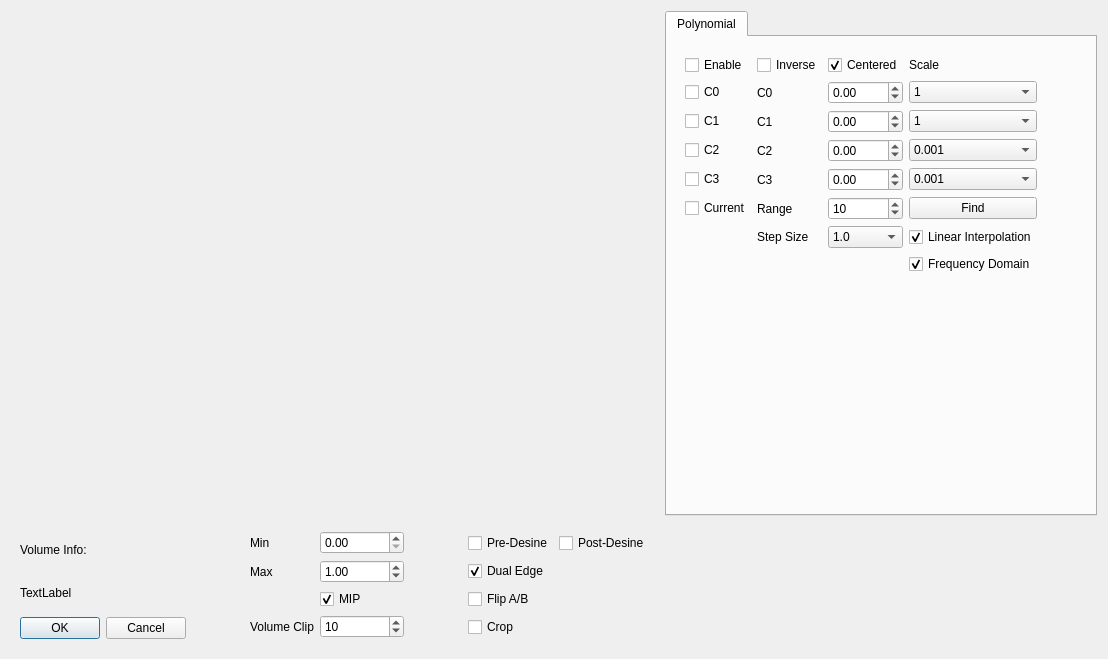
<?xml version="1.0" encoding="UTF-8"?>
<ui version="4.0">
 <class>Dialog</class>
 <widget class="QDialog" name="Dialog">
  <property name="geometry">
   <rect>
    <x>0</x>
    <y>0</y>
    <width>1039</width>
    <height>659</height>
   </rect>
  </property>
  <property name="sizePolicy">
   <sizepolicy hsizetype="Expanding" vsizetype="Expanding">
    <horstretch>0</horstretch>
    <verstretch>0</verstretch>
   </sizepolicy>
  </property>
  <property name="windowTitle">
   <string>Widget</string>
  </property>
  <layout class="QGridLayout" name="gridLayout" rowstretch="8,2" columnstretch="6,4">
   <item row="0" column="0">
    <widget class="QWidget" name="graphicsViewPlaceHolder" native="true">
     <property name="sizePolicy">
      <sizepolicy hsizetype="Expanding" vsizetype="Expanding">
       <horstretch>0</horstretch>
       <verstretch>0</verstretch>
      </sizepolicy>
     </property>
    </widget>
   </item>
   <item row="0" column="1">
    <widget class="QFrame" name="controlFrame">
     <property name="sizePolicy">
      <sizepolicy hsizetype="Expanding" vsizetype="Expanding">
       <horstretch>0</horstretch>
       <verstretch>0</verstretch>
      </sizepolicy>
     </property>
     <layout class="QVBoxLayout" name="verticalLayout">
      <property name="spacing">
       <number>0</number>
      </property>
      <property name="leftMargin">
       <number>0</number>
      </property>
      <property name="topMargin">
       <number>0</number>
      </property>
      <property name="rightMargin">
       <number>0</number>
      </property>
      <property name="bottomMargin">
       <number>0</number>
      </property>
      <item>
       <widget class="QTabWidget" name="tabWidget">
        <property name="currentIndex">
         <number>0</number>
        </property>
        <widget class="QWidget" name="polynomialTab">
         <attribute name="title">
          <string>Polynomial</string>
         </attribute>
         <layout class="QGridLayout" name="gridLayout_4">
          <item row="12" column="1">
           <spacer name="horizontalSpacer_3">
            <property name="orientation">
             <enum>Qt::Vertical</enum>
            </property>
            <property name="sizeHint" stdset="0">
             <size>
              <width>40</width>
              <height>20</height>
             </size>
            </property>
           </spacer>
          </item>
          <item row="14" column="0">
           <spacer name="verticalSpacer_2">
            <property name="orientation">
             <enum>Qt::Vertical</enum>
            </property>
            <property name="sizeHint" stdset="0">
             <size>
              <width>20</width>
              <height>40</height>
             </size>
            </property>
           </spacer>
          </item>
          <item row="12" column="0">
           <widget class="QFrame" name="frame_4">
            <property name="frameShape">
             <enum>QFrame::NoFrame</enum>
            </property>
            <layout class="QGridLayout" name="gridLayout_6">
             <item row="6" column="1">
              <widget class="QLabel" name="label_14">
               <property name="text">
                <string>Step Size</string>
               </property>
              </widget>
             </item>
             <item row="2" column="3">
              <widget class="QComboBox" name="C1ScaleComboBox">
               <property name="currentIndex">
                <number>3</number>
               </property>
               <item>
                <property name="text">
                 <string>0.001</string>
                </property>
               </item>
               <item>
                <property name="text">
                 <string>0.01</string>
                </property>
               </item>
               <item>
                <property name="text">
                 <string>0.1</string>
                </property>
               </item>
               <item>
                <property name="text">
                 <string>1</string>
                </property>
               </item>
               <item>
                <property name="text">
                 <string>10</string>
                </property>
               </item>
               <item>
                <property name="text">
                 <string>100</string>
                </property>
               </item>
               <item>
                <property name="text">
                 <string>1000</string>
                </property>
               </item>
              </widget>
             </item>
             <item row="5" column="0">
              <widget class="QCheckBox" name="currentCheckBox">
               <property name="text">
                <string>Current</string>
               </property>
              </widget>
             </item>
             <item row="4" column="3">
              <widget class="QComboBox" name="C3ScaleComboBox">
               <property name="currentIndex">
                <number>0</number>
               </property>
               <item>
                <property name="text">
                 <string>0.001</string>
                </property>
               </item>
               <item>
                <property name="text">
                 <string>0.01</string>
                </property>
               </item>
               <item>
                <property name="text">
                 <string>0.1</string>
                </property>
               </item>
               <item>
                <property name="text">
                 <string>1</string>
                </property>
               </item>
               <item>
                <property name="text">
                 <string>10</string>
                </property>
               </item>
               <item>
                <property name="text">
                 <string>100</string>
                </property>
               </item>
               <item>
                <property name="text">
                 <string>1000</string>
                </property>
               </item>
              </widget>
             </item>
             <item row="4" column="2">
              <widget class="QDoubleSpinBox" name="C3SpinBox">
               <property name="minimum">
                <double>-2000.000000000000000</double>
               </property>
               <property name="maximum">
                <double>2000.000000000000000</double>
               </property>
              </widget>
             </item>
             <item row="0" column="1">
              <widget class="QCheckBox" name="inverseCheckBox">
               <property name="text">
                <string>Inverse</string>
               </property>
              </widget>
             </item>
             <item row="6" column="2">
              <widget class="QComboBox" name="stepSizeComboBox">
               <property name="currentIndex">
                <number>1</number>
               </property>
               <item>
                <property name="text">
                 <string>10.0</string>
                </property>
               </item>
               <item>
                <property name="text">
                 <string>1.0</string>
                </property>
               </item>
               <item>
                <property name="text">
                 <string>0.1</string>
                </property>
               </item>
               <item>
                <property name="text">
                 <string>0.01</string>
                </property>
               </item>
              </widget>
             </item>
             <item row="1" column="1">
              <widget class="QLabel" name="label_4">
               <property name="text">
                <string>C0</string>
               </property>
              </widget>
             </item>
             <item row="2" column="0">
              <widget class="QCheckBox" name="C1CheckBox">
               <property name="text">
                <string>C1</string>
               </property>
              </widget>
             </item>
             <item row="0" column="3">
              <widget class="QLabel" name="label_9">
               <property name="text">
                <string>Scale</string>
               </property>
              </widget>
             </item>
             <item row="3" column="1">
              <widget class="QLabel" name="label_6">
               <property name="text">
                <string>C2</string>
               </property>
              </widget>
             </item>
             <item row="2" column="1">
              <widget class="QLabel" name="label_5">
               <property name="text">
                <string>C1</string>
               </property>
              </widget>
             </item>
             <item row="4" column="0">
              <widget class="QCheckBox" name="C3CheckBox">
               <property name="text">
                <string>C3</string>
               </property>
              </widget>
             </item>
             <item row="3" column="3">
              <widget class="QComboBox" name="C2ScaleComboBox">
               <property name="currentIndex">
                <number>0</number>
               </property>
               <item>
                <property name="text">
                 <string>0.001</string>
                </property>
               </item>
               <item>
                <property name="text">
                 <string>0.01</string>
                </property>
               </item>
               <item>
                <property name="text">
                 <string>0.1</string>
                </property>
               </item>
               <item>
                <property name="text">
                 <string>1</string>
                </property>
               </item>
               <item>
                <property name="text">
                 <string>10</string>
                </property>
               </item>
               <item>
                <property name="text">
                 <string>100</string>
                </property>
               </item>
               <item>
                <property name="text">
                 <string>1000</string>
                </property>
               </item>
              </widget>
             </item>
             <item row="7" column="3">
              <widget class="QCheckBox" name="frequencyDomainCheckBox">
               <property name="text">
                <string>Frequency Domain</string>
               </property>
               <property name="checked">
                <bool>true</bool>
               </property>
              </widget>
             </item>
             <item row="3" column="2">
              <widget class="QDoubleSpinBox" name="C2SpinBox">
               <property name="minimum">
                <double>-2000.000000000000000</double>
               </property>
               <property name="maximum">
                <double>2000.000000000000000</double>
               </property>
              </widget>
             </item>
             <item row="0" column="0">
              <widget class="QCheckBox" name="enableCheckBox">
               <property name="text">
                <string>Enable</string>
               </property>
              </widget>
             </item>
             <item row="1" column="3">
              <widget class="QComboBox" name="C0ScaleComboBox">
               <property name="currentIndex">
                <number>3</number>
               </property>
               <item>
                <property name="text">
                 <string>0.001</string>
                </property>
               </item>
               <item>
                <property name="text">
                 <string>0.01</string>
                </property>
               </item>
               <item>
                <property name="text">
                 <string>0.1</string>
                </property>
               </item>
               <item>
                <property name="text">
                 <string>1</string>
                </property>
               </item>
               <item>
                <property name="text">
                 <string>10</string>
                </property>
               </item>
               <item>
                <property name="text">
                 <string>100</string>
                </property>
               </item>
               <item>
                <property name="text">
                 <string>1000</string>
                </property>
               </item>
              </widget>
             </item>
             <item row="4" column="1">
              <widget class="QLabel" name="label_7">
               <property name="text">
                <string>C3</string>
               </property>
              </widget>
             </item>
             <item row="5" column="2">
              <widget class="QSpinBox" name="rangeSpinBox">
               <property name="minimum">
                <number>1</number>
               </property>
               <property name="maximum">
                <number>1000</number>
               </property>
               <property name="value">
                <number>10</number>
               </property>
              </widget>
             </item>
             <item row="5" column="1">
              <widget class="QLabel" name="label_8">
               <property name="text">
                <string>Range</string>
               </property>
              </widget>
             </item>
             <item row="1" column="0">
              <widget class="QCheckBox" name="C0CheckBox">
               <property name="text">
                <string>C0</string>
               </property>
              </widget>
             </item>
             <item row="5" column="3">
              <widget class="QPushButton" name="autoFindPushButton">
               <property name="text">
                <string>Find</string>
               </property>
              </widget>
             </item>
             <item row="0" column="2">
              <widget class="QCheckBox" name="centeredCheckBox">
               <property name="text">
                <string>Centered</string>
               </property>
               <property name="checked">
                <bool>true</bool>
               </property>
              </widget>
             </item>
             <item row="3" column="0">
              <widget class="QCheckBox" name="C2CheckBox">
               <property name="text">
                <string>C2</string>
               </property>
              </widget>
             </item>
             <item row="6" column="3">
              <widget class="QCheckBox" name="linearInterpCheckBox">
               <property name="text">
                <string>Linear Interpolation</string>
               </property>
               <property name="checked">
                <bool>true</bool>
               </property>
              </widget>
             </item>
             <item row="1" column="2">
              <widget class="QDoubleSpinBox" name="C0SpinBox">
               <property name="minimum">
                <double>-2000.000000000000000</double>
               </property>
               <property name="maximum">
                <double>2000.000000000000000</double>
               </property>
              </widget>
             </item>
             <item row="2" column="2">
              <widget class="QDoubleSpinBox" name="C1SpinBox">
               <property name="minimum">
                <double>-2000.000000000000000</double>
               </property>
               <property name="maximum">
                <double>2000.000000000000000</double>
               </property>
              </widget>
             </item>
            </layout>
           </widget>
          </item>
         </layout>
        </widget>
       </widget>
      </item>
     </layout>
    </widget>
   </item>
   <item row="1" column="1">
    <widget class="QFrame" name="frame_2">
     <property name="frameShape">
      <enum>QFrame::NoFrame</enum>
     </property>
     <layout class="QGridLayout" name="gridLayout_12"/>
    </widget>
   </item>
   <item row="1" column="0">
    <widget class="QFrame" name="fileFrame">
     <property name="sizePolicy">
      <sizepolicy hsizetype="Expanding" vsizetype="Expanding">
       <horstretch>0</horstretch>
       <verstretch>0</verstretch>
      </sizepolicy>
     </property>
     <layout class="QHBoxLayout" name="horizontalLayout" stretch="2,0,2,0,2">
      <property name="leftMargin">
       <number>0</number>
      </property>
      <property name="topMargin">
       <number>0</number>
      </property>
      <property name="rightMargin">
       <number>0</number>
      </property>
      <property name="bottomMargin">
       <number>0</number>
      </property>
      <item>
       <widget class="QFrame" name="frame">
        <property name="frameShape">
         <enum>QFrame::NoFrame</enum>
        </property>
        <layout class="QVBoxLayout" name="verticalLayout_2">
         <item>
          <widget class="QLabel" name="label">
           <property name="text">
            <string>Volume Info:</string>
           </property>
          </widget>
         </item>
         <item>
          <widget class="QLabel" name="volumeSizeInfoLabel">
           <property name="text">
            <string>TextLabel</string>
           </property>
          </widget>
         </item>
         <item>
          <widget class="QDialogButtonBox" name="buttonBox">
           <property name="orientation">
            <enum>Qt::Horizontal</enum>
           </property>
           <property name="standardButtons">
            <set>QDialogButtonBox::Cancel|QDialogButtonBox::Ok</set>
           </property>
          </widget>
         </item>
        </layout>
       </widget>
      </item>
      <item>
       <spacer name="horizontalSpacer">
        <property name="orientation">
         <enum>Qt::Vertical</enum>
        </property>
        <property name="sizeHint" stdset="0">
         <size>
          <width>40</width>
          <height>20</height>
         </size>
        </property>
       </spacer>
      </item>
      <item>
       <widget class="QFrame" name="frame_3">
        <property name="frameShape">
         <enum>QFrame::NoFrame</enum>
        </property>
        <layout class="QGridLayout" name="gridLayout_3">
         <item row="1" column="0">
          <widget class="QLabel" name="label_3">
           <property name="text">
            <string>Max</string>
           </property>
          </widget>
         </item>
         <item row="0" column="1">
          <widget class="QDoubleSpinBox" name="minSpinBox">
           <property name="maximum">
            <double>1000000.000000000000000</double>
           </property>
           <property name="singleStep">
            <double>0.100000000000000</double>
           </property>
          </widget>
         </item>
         <item row="1" column="1">
          <widget class="QDoubleSpinBox" name="maxSpinBox">
           <property name="maximum">
            <double>1000000.000000000000000</double>
           </property>
           <property name="singleStep">
            <double>0.100000000000000</double>
           </property>
           <property name="value">
            <double>1.000000000000000</double>
           </property>
          </widget>
         </item>
         <item row="2" column="1">
          <widget class="QCheckBox" name="mipCheckBox">
           <property name="text">
            <string>MIP</string>
           </property>
           <property name="checked">
            <bool>true</bool>
           </property>
          </widget>
         </item>
         <item row="0" column="0">
          <widget class="QLabel" name="label_2">
           <property name="text">
            <string>Min</string>
           </property>
          </widget>
         </item>
         <item row="3" column="1">
          <widget class="QSpinBox" name="clipSpinBox">
           <property name="maximum">
            <number>10000</number>
           </property>
           <property name="value">
            <number>10</number>
           </property>
          </widget>
         </item>
         <item row="3" column="0">
          <widget class="QLabel" name="label_17">
           <property name="text">
            <string>Volume Clip</string>
           </property>
          </widget>
         </item>
        </layout>
       </widget>
      </item>
      <item>
       <spacer name="horizontalSpacer_2">
        <property name="orientation">
         <enum>Qt::Vertical</enum>
        </property>
        <property name="sizeHint" stdset="0">
         <size>
          <width>40</width>
          <height>20</height>
         </size>
        </property>
       </spacer>
      </item>
      <item>
       <widget class="QFrame" name="frame_12">
        <property name="sizePolicy">
         <sizepolicy hsizetype="Expanding" vsizetype="Expanding">
          <horstretch>0</horstretch>
          <verstretch>0</verstretch>
         </sizepolicy>
        </property>
        <property name="frameShape">
         <enum>QFrame::NoFrame</enum>
        </property>
        <layout class="QGridLayout" name="gridLayout_13">
         <item row="0" column="0">
          <widget class="QCheckBox" name="predesineCheckBox">
           <property name="text">
            <string>Pre-Desine</string>
           </property>
          </widget>
         </item>
         <item row="0" column="1">
          <widget class="QCheckBox" name="postdesineCheckBox">
           <property name="text">
            <string>Post-Desine</string>
           </property>
          </widget>
         </item>
         <item row="1" column="0">
          <widget class="QCheckBox" name="dualEdgeCheckBox">
           <property name="text">
            <string>Dual Edge</string>
           </property>
           <property name="checked">
            <bool>true</bool>
           </property>
          </widget>
         </item>
         <item row="3" column="0">
          <widget class="QCheckBox" name="cropCheckBox">
           <property name="text">
            <string>Crop</string>
           </property>
          </widget>
         </item>
         <item row="2" column="0">
          <widget class="QCheckBox" name="flipABCheckBox">
           <property name="text">
            <string>Flip A/B</string>
           </property>
          </widget>
         </item>
        </layout>
       </widget>
      </item>
     </layout>
    </widget>
   </item>
  </layout>
 </widget>
 <resources/>
 <connections>
  <connection>
   <sender>buttonBox</sender>
   <signal>accepted()</signal>
   <receiver>Dialog</receiver>
   <slot>accept()</slot>
   <hints>
    <hint type="sourcelabel">
     <x>248</x>
     <y>254</y>
    </hint>
    <hint type="destinationlabel">
     <x>157</x>
     <y>274</y>
    </hint>
   </hints>
  </connection>
  <connection>
   <sender>buttonBox</sender>
   <signal>rejected()</signal>
   <receiver>Dialog</receiver>
   <slot>reject()</slot>
   <hints>
    <hint type="sourcelabel">
     <x>316</x>
     <y>260</y>
    </hint>
    <hint type="destinationlabel">
     <x>286</x>
     <y>274</y>
    </hint>
   </hints>
  </connection>
 </connections>
</ui>
